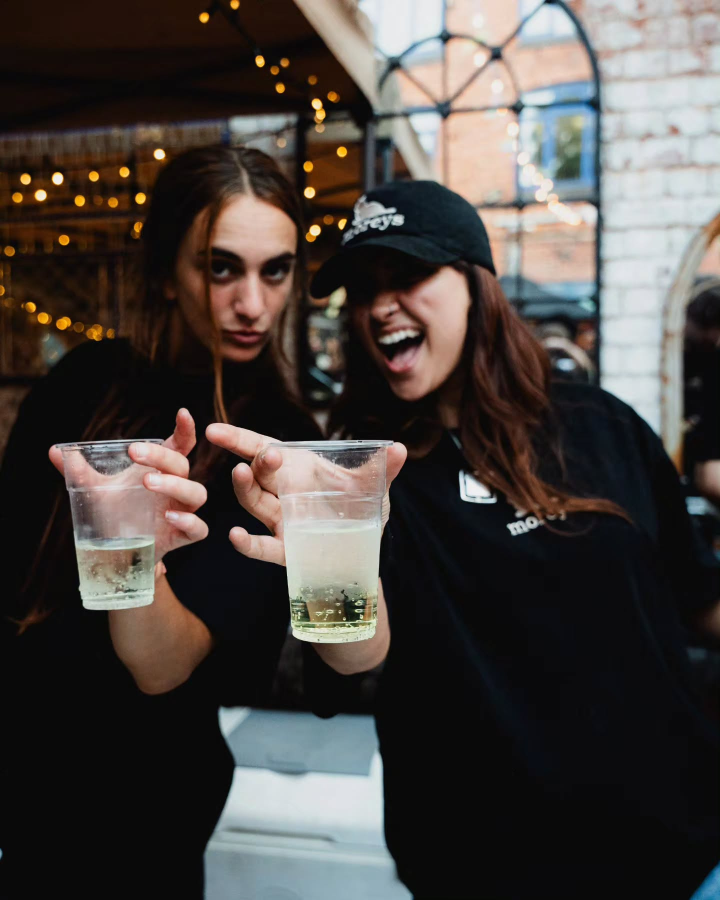
#> input picture refs/H-chic/photos/myard_DbIPfH8jXp9_01.jpg, 1440 x 1800 px, found by its file name (shown at 1/2 size); its folder holds only this picture in this run
$ python render.py photos/myard_DbIPfH8jXp9_01.jpg photos/myard_DbIPfH8jXp9_02.jpg
#> lines starting #> are read from the running program, lines starting #| are printed output that depends on the picture
#!/usr/bin/env python3
"""Render 'kinda chic' carousel slides: photo, darkened, cream lowercase text centred."""
import os, sys, textwrap
from PIL import Image, ImageDraw, ImageFont, ImageEnhance, ImageFilter

W, H = 1080, 1350                      # 4:5, matches the reference
FONT = os.path.join(os.path.dirname(os.path.abspath(__file__)), "Poppins-Bold.ttf")
FONT_IDX = 0                           # Poppins Bold. Identified off the reference by
                                       # x-height/ascender = 0.71 and a single-storey a.
CREAM = (255, 241, 180)                # #fff1b4, sampled off the reference slides.
                                       # A pale butter yellow, not an off-white.
PHOTOS = os.path.join(os.path.dirname(os.path.abspath(__file__)), "photos")
OUT = os.path.join(os.path.dirname(os.path.abspath(__file__)), "slides")

def cover(img, w, h):
    """Scale and centre-crop to exactly w x h."""
    ar_t, ar_i = w / h, img.width / img.height
    if ar_i > ar_t:
        nh = h; nw = int(round(h * ar_i))
    else:
        nw = w; nh = int(round(w / ar_i))
    img = img.resize((nw, nh), Image.LANCZOS)
    return img.crop(((nw - w) // 2, (nh - h) // 2, (nw - w) // 2 + w, (nh - h) // 2 + h))

def wrap(draw, text, font, max_w):
    words, lines, cur = text.split(), [], ""
    for wd in words:
        t = (cur + " " + wd).strip()
        if draw.textlength(t, font=font) <= max_w or not cur:
            cur = t
        else:
            lines.append(cur); cur = wd
    if cur: lines.append(cur)
    return lines

def scrim(img, strength=0.34):
    """Soft elliptical darkening centred on the text block, so cream type stays
    legible over bright areas (the neon sign, white outfits) without a hard box."""
    mask = Image.new("L", (img.width, img.height), 0)
    d = ImageDraw.Draw(mask)
    cx, cy = img.width // 2, int(img.height * 0.5)
    rx, ry = int(img.width * 0.46), int(img.height * 0.26)
    d.ellipse([cx - rx, cy - ry, cx + rx, cy + ry], fill=int(255 * strength))
    mask = mask.filter(ImageFilter.GaussianBlur(radius=int(img.width * 0.10)))
    black = Image.new("RGB", img.size, (0, 0, 0))
    return Image.composite(black, img, mask)

def render(photo, line, out_path, dark=0.34, measure=0.30):
#> called with photo = 'photos/myard_DbIPfH8jXp9_01.jpg', line = 'photos/myard_DbIPfH8jXp9_02.jpg', out_path = 'refs/H-chic/slides/_test.jpg', dark = 0.34, measure = 0.3
    img = cover(Image.open(os.path.join(PHOTOS, photo)).convert("RGB"), W, H)
#> in cover, `ar_t, ar_i = w / h, img.width / img.height`: ar_t = 0.8
#> in cover, `nh = int(round(w / ar_i))`: nh = 1350
    img = ImageEnhance.Brightness(img).enhance(1 - dark)
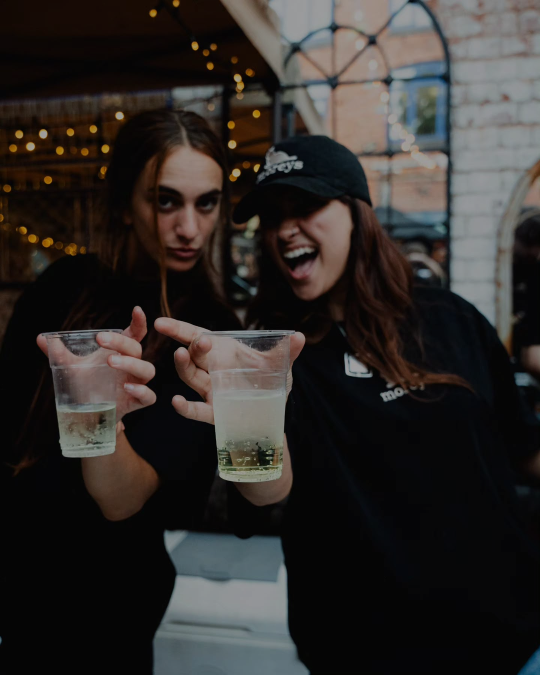
#> img: PIL image 1080x1350 RGB (shown at 1/2 size); mean R, G, B 48.1, 44.3, 42
    img = scrim(img)
#> in scrim, `mask = Image.new("L", (img.width, img.height), 0)`: mask: PIL image 1080x1350 L; every value is 0
#> in scrim, `mask = mask.filter(ImageFilter.GaussianBlur(radius=int(img.width * 0.1..`:
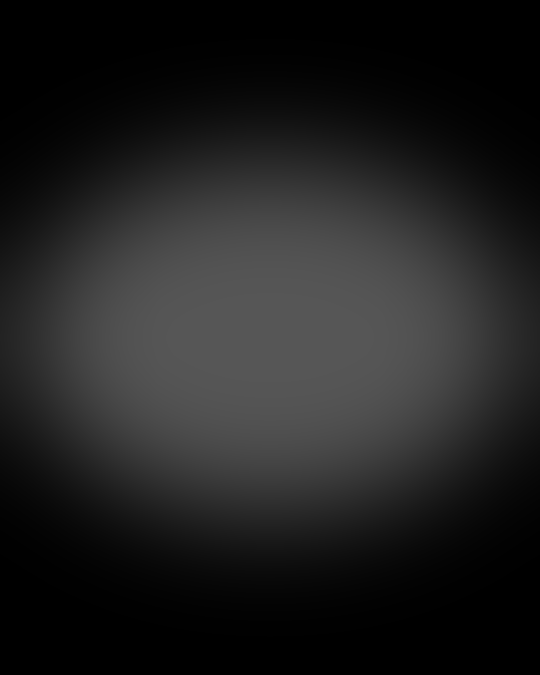
#> mask: PIL image 1080x1350 L (shown at 1/2 size); min 0, max 86, mean 31.8
#> in scrim, `black = Image.new("RGB", img.size, (0, 0, 0))`: black: PIL image 1080x1350 RGB; every value is 0
#> in scrim, `return Image.composite(black, img, mask)`:
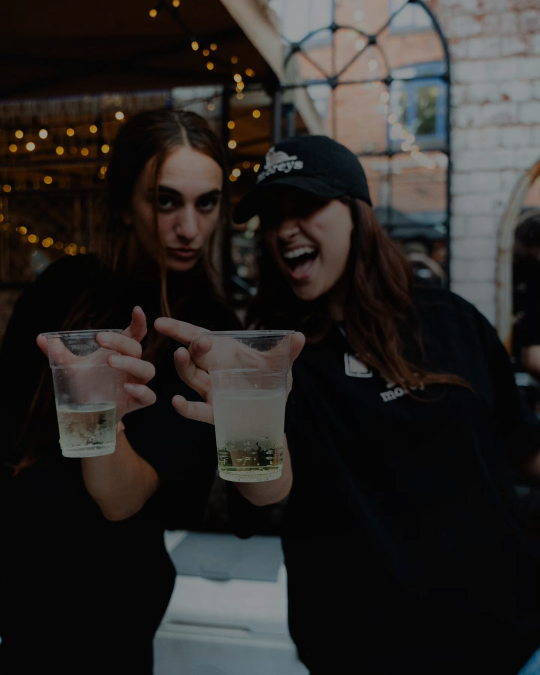
#> returned value: PIL image 1080x1350 RGB (shown at 1/2 size); mean R, G, B 42.2, 39.3, 37.3
    d = ImageDraw.Draw(img)
    size = 77                             # gives ascender 63px / x-height 45px, as measured
    font = ImageFont.truetype(FONT, size, index=FONT_IDX)
    max_w = int(W * measure)               # 0.30 reproduces the reference's own wraps
    lines = wrap(d, line, font, max_w)
#> lines = ['photos/myard_DbIPfH8jXp9_02.jpg']
    while len(lines) > 6 and size > 44:
        size -= 5
        font = ImageFont.truetype(FONT, size, index=FONT_IDX)
        lines = wrap(d, line, font, max_w)
#> this loop made 0 passes
#> after the loop, size = 77
    lh = int(size * 1.51)                  # 116px leading, as measured off the reference
#> lh = 116
    total = lh * len(lines)
#> total = 116
    y = (H - total) // 2
#> y = 617
    for ln in lines:
        tw = d.textlength(ln, font=font)
        d.text(((W - tw) / 2, y), ln, font=font, fill=CREAM)
        y += lh
#> this loop made 1 pass
#> (ln, tw, y) on pass 1: ('photos/myard_DbIPfH8jXp9_02.jpg', 1336.9, 733)
#> after the loop, y = 733
    img.save(out_path, "JPEG", quality=90, optimize=True)
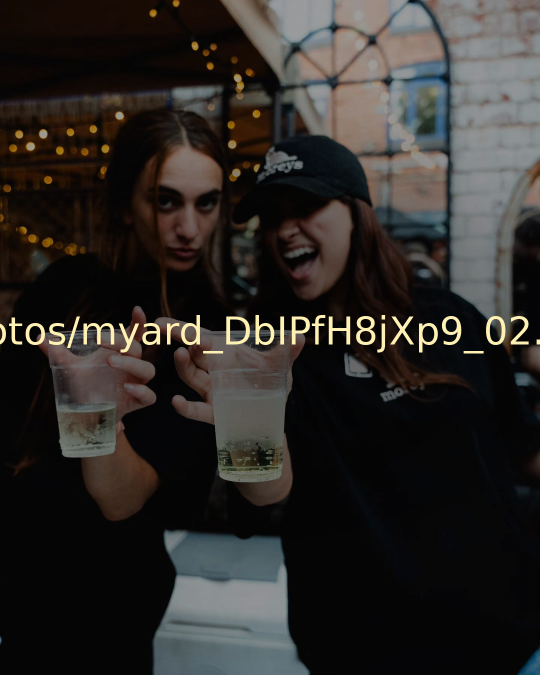
#> saved as _test.jpg: PIL image 1080x1350 RGB (shown at 1/2 size); mean R, G, B 45, 41.9, 39.3
    return out_path

if __name__ == "__main__":
    render(sys.argv[1], sys.argv[2], os.path.join(OUT, "_test.jpg"))
    print("wrote _test.jpg")

$ run again, on refs/H-chic/photos/myard_DbIPfH8jXp9_05.jpg
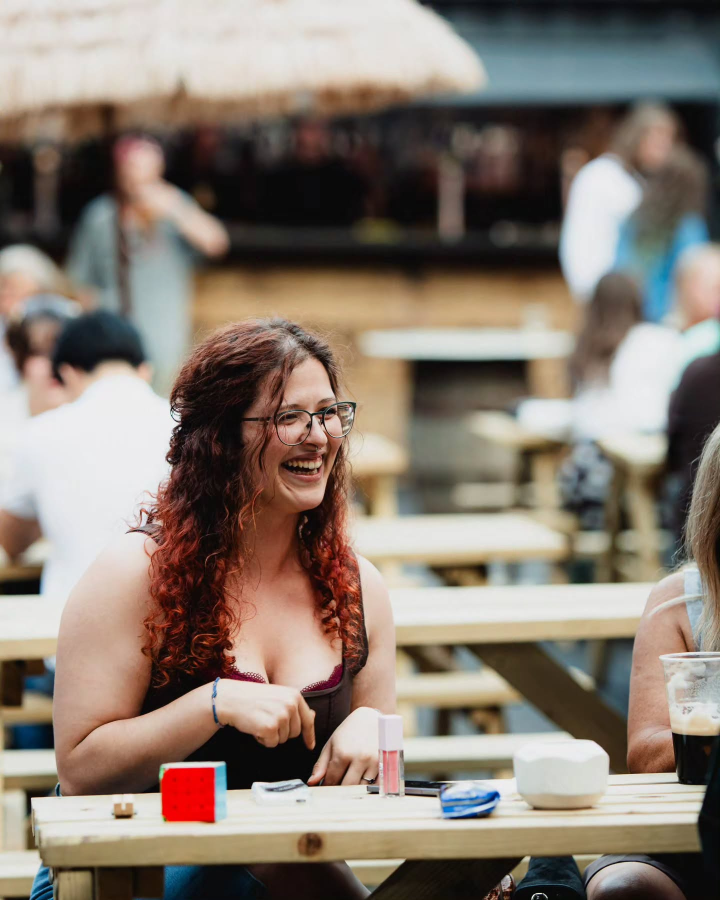
#> input picture refs/H-chic/photos/myard_DbIPfH8jXp9_05.jpg, 1440 x 1800 px, found by its file name (shown at 1/2 size)
#> ar_t = 0.8
#> nh = 1350
#> black: PIL image 1080x1350 RGB; every value is 0
#> in scrim, `return Image.composite(black, img, mask)`:
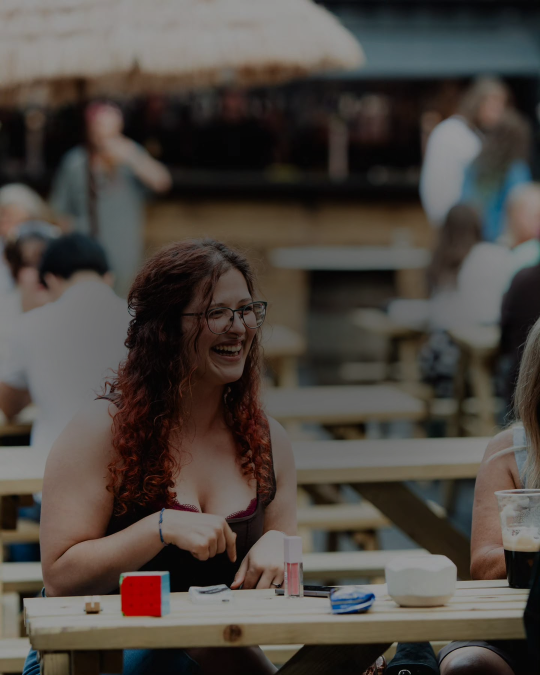
#> returned value: PIL image 1080x1350 RGB (shown at 1/2 size); mean R, G, B 78, 71.4, 65.5
#> lines = ['photos/myard_DbIPfH8jXp9_05.jpg']
#> after the loop in render, `while len(lines) > 6 and size > 44:`: size = 77
#> lh = 116
#> in render, `y = (H - total) // 2`: y = 617
#> the loop in render, `for ln in lines:` made 1 pass
#> (ln, tw, y) on pass 1: ('photos/myard_DbIPfH8jXp9_05.jpg', 1336.9, 733)
#> after the loop in render, `for ln in lines:`: y = 733
#> in render, `img.save(out_path, "JPEG", quality=90, optimize=True)`:
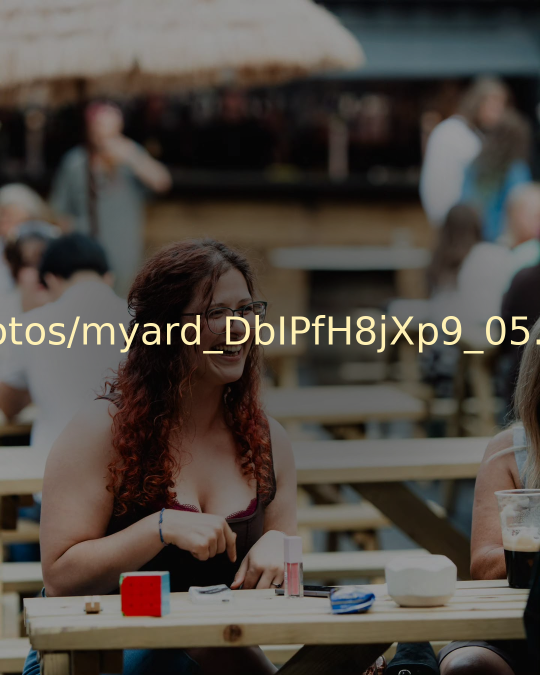
#> saved as _test.jpg: PIL image 1080x1350 RGB (shown at 1/2 size); mean R, G, B 80.3, 73.5, 67

$ run again, on refs/H-chic/photos/myard_DbIPfH8jXp9_06.jpg
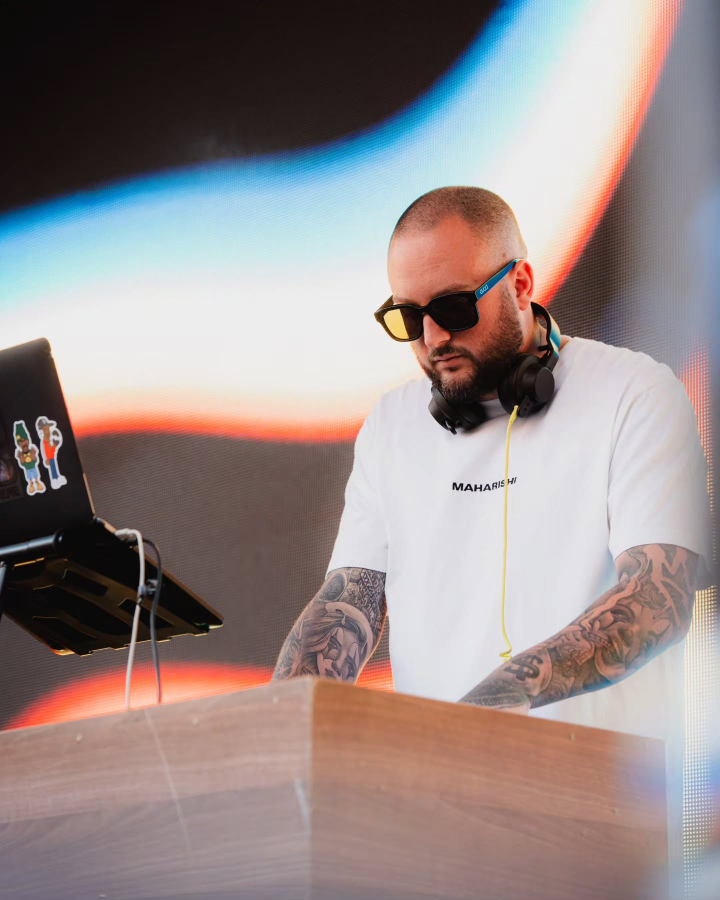
#> input picture refs/H-chic/photos/myard_DbIPfH8jXp9_06.jpg, 1440 x 1800 px, found by its file name (shown at 1/2 size)
#> ar_t = 0.8
#> nh = 1350
#> black: PIL image 1080x1350 RGB; every value is 0
#> in scrim, `return Image.composite(black, img, mask)`:
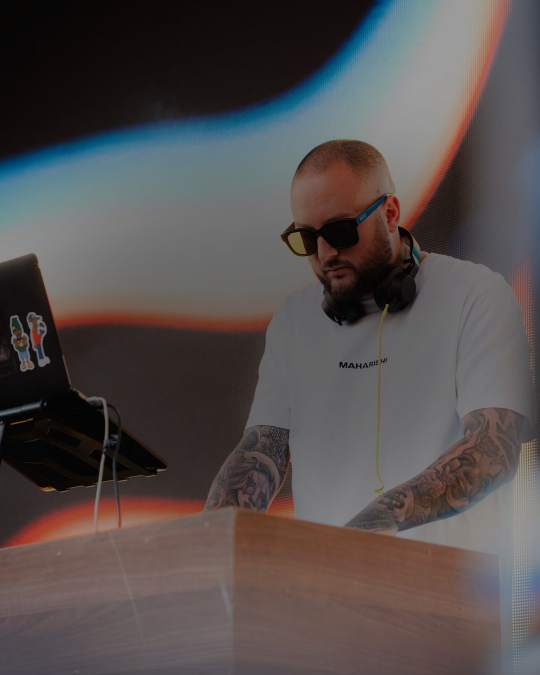
#> returned value: PIL image 1080x1350 RGB (shown at 1/2 size); mean R, G, B 84.6, 77.9, 77.6
#> lines = ['photos/myard_DbIPfH8jXp9_06.jpg']
#> after the loop in render, `while len(lines) > 6 and size > 44:`: size = 77
#> lh = 116
#> in render, `y = (H - total) // 2`: y = 617
#> the loop in render, `for ln in lines:` made 1 pass
#> (ln, tw, y) on pass 1: ('photos/myard_DbIPfH8jXp9_06.jpg', 1336.9, 733)
#> after the loop in render, `for ln in lines:`: y = 733
#> in render, `img.save(out_path, "JPEG", quality=90, optimize=True)`:
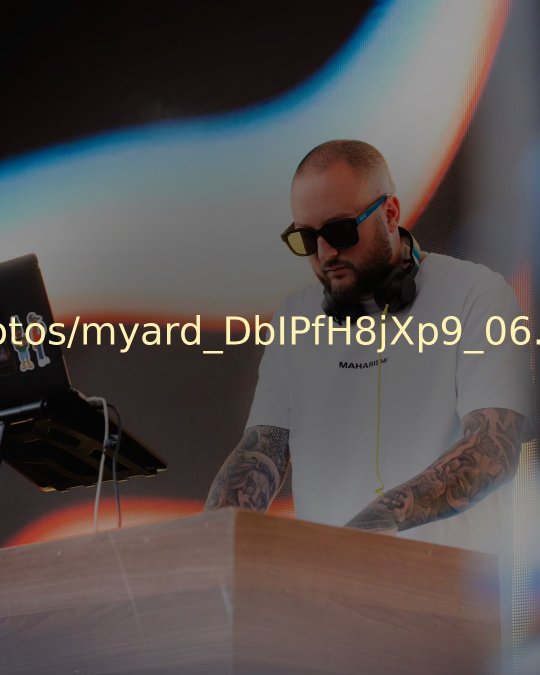
#> saved as _test.jpg: PIL image 1080x1350 RGB (shown at 1/2 size); mean R, G, B 86.8, 80.1, 79

$ run again, on refs/H-chic/photos/myard_DbIPfH8jXp9_07.jpg
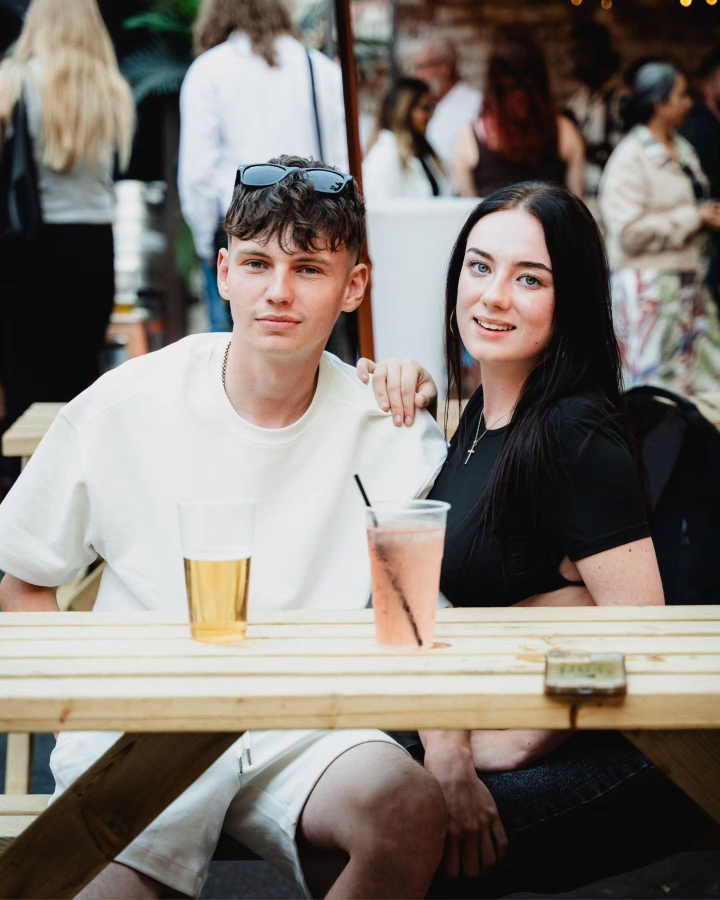
#> input picture refs/H-chic/photos/myard_DbIPfH8jXp9_07.jpg, 1440 x 1800 px, found by its file name (shown at 1/2 size)
#> ar_t = 0.8
#> nh = 1350
#> black: PIL image 1080x1350 RGB; every value is 0
#> in scrim, `return Image.composite(black, img, mask)`:
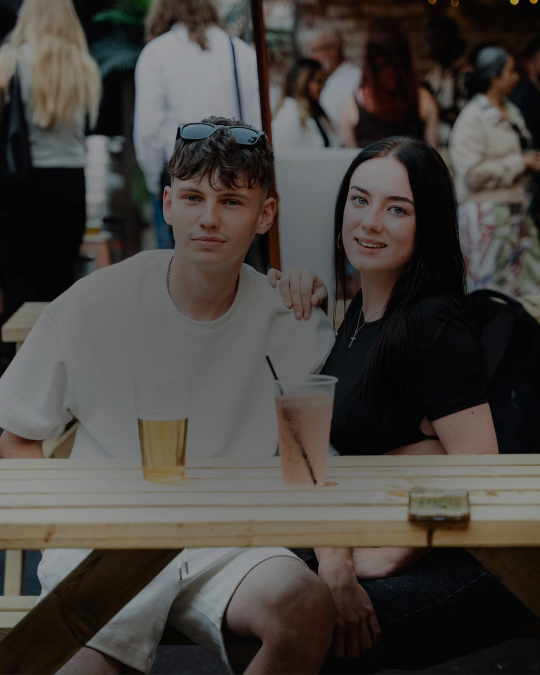
#> returned value: PIL image 1080x1350 RGB (shown at 1/2 size); mean R, G, B 71.4, 67.4, 63.5
#> lines = ['photos/myard_DbIPfH8jXp9_07.jpg']
#> after the loop in render, `while len(lines) > 6 and size > 44:`: size = 77
#> lh = 116
#> in render, `y = (H - total) // 2`: y = 617
#> the loop in render, `for ln in lines:` made 1 pass
#> (ln, tw, y) on pass 1: ('photos/myard_DbIPfH8jXp9_07.jpg', 1336.9, 733)
#> after the loop in render, `for ln in lines:`: y = 733
#> in render, `img.save(out_path, "JPEG", quality=90, optimize=True)`:
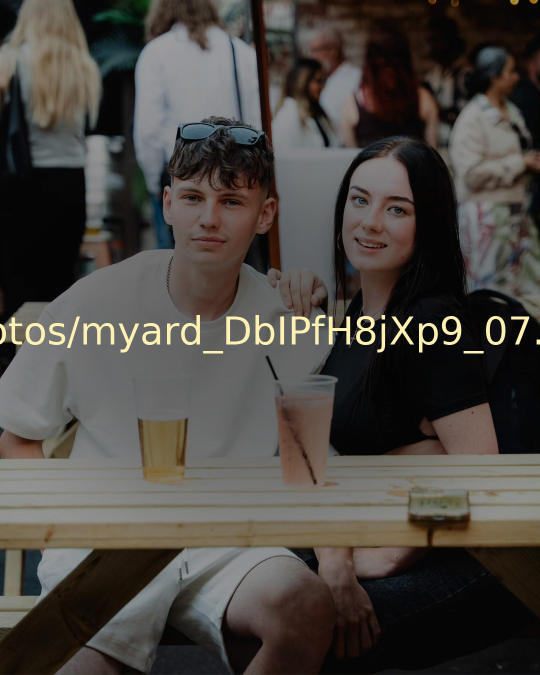
#> saved as _test.jpg: PIL image 1080x1350 RGB (shown at 1/2 size); mean R, G, B 73.7, 69.5, 64.9

$ run again, on refs/H-chic/photos/myard_DbIPfH8jXp9_02.jpg
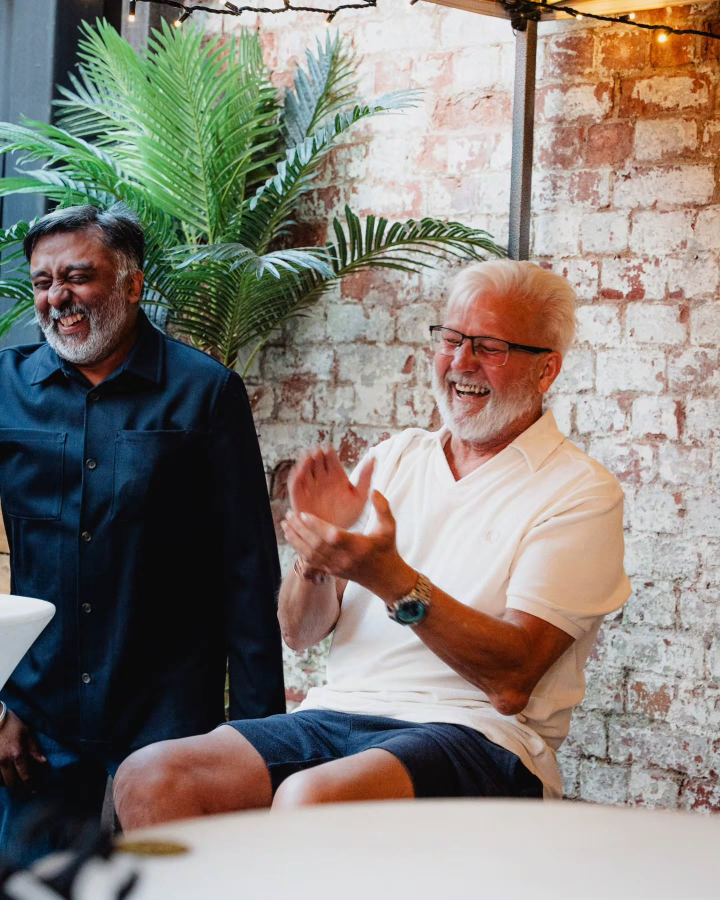
#> input picture refs/H-chic/photos/myard_DbIPfH8jXp9_02.jpg, 1440 x 1800 px, found by its file name (shown at 1/2 size)
#> ar_t = 0.8
#> nh = 1350
#> black: PIL image 1080x1350 RGB; every value is 0
#> lines = ['photos/myard_DbIPfH8jXp9_02.jpg']
#> after the loop in render, `while len(lines) > 6 and size > 44:`: size = 77
#> lh = 116
#> in render, `y = (H - total) // 2`: y = 617
#> the loop in render, `for ln in lines:` made 1 pass
#> (ln, tw, y) on pass 1: ('photos/myard_DbIPfH8jXp9_02.jpg', 1336.9, 733)
#> after the loop in render, `for ln in lines:`: y = 733
#> in render, `img.save(out_path, "JPEG", quality=90, optimize=True)`:
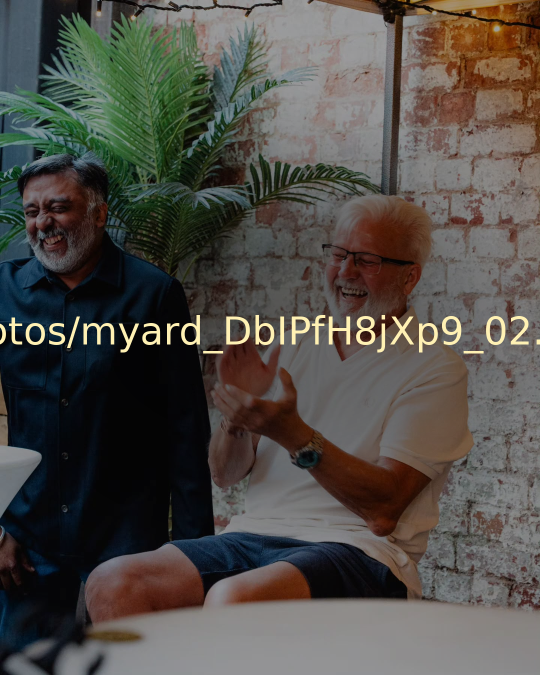
#> saved as _test.jpg: PIL image 1080x1350 RGB (shown at 1/2 size); mean R, G, B 80.4, 77.1, 71.8
